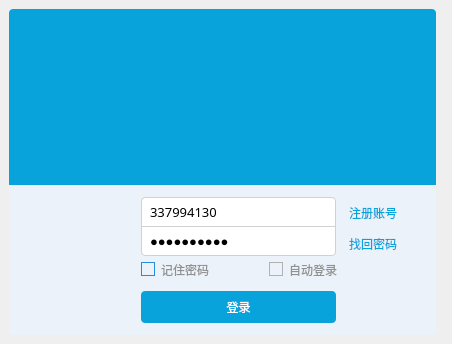
<?xml version="1.0" encoding="UTF-8"?>
<ui version="4.0">
 <class>LoginForm</class>
 <widget class="QWidget" name="LoginForm">
  <property name="enabled">
   <bool>true</bool>
  </property>
  <property name="geometry">
   <rect>
    <x>0</x>
    <y>0</y>
    <width>452</width>
    <height>344</height>
   </rect>
  </property>
  <property name="windowTitle">
   <string>登陆QQ</string>
  </property>
  <property name="windowIcon">
   <iconset>
    <normaloff>:/sys/qlogo.png</normaloff>:/sys/qlogo.png</iconset>
  </property>
  <property name="styleSheet">
   <string notr="true">*{
	font: 75 9pt &quot;微软雅黑&quot;;
}

#LoginForm{
	
	
}

#login_main_widget{
	
	background-color: rgb(255, 170, 127,0);
	border-image: url(:/sys/back.png) 5;
}

#login_top_widget{
	background-color: #09A3DC;
	border-top-left-radius:4px;
	border-top-right-radius:4px;
}


#login_top_widget QLabel{
	border-top-left-radius:4px;
	border-top-right-radius:4px;
}


/*登录信息填写部分总容器*/
#login_con_widget{
	 
	background-color: #EBF2F9;	
	border-bottom-left-radius:4px;
	border-bottom-right-radius:4px;
}

/*输入框基本样式*/
#login_con_widget QLineEdit{
	
	border:1px solid rgb(209,209,209);
	height:28px;
	font-size:10pt;
	padding-left:6px;
	padding-right:6px;
	
}

/*输入框悬停样式*/
#login_con_widget QLineEdit:hover{
	
	border:1px solid rgb(21,131,221)
	
}

/*用户名输入框样式*/
#login_con_widget QLineEdit#lineEdit_un{
	border-top-left-radius:4px;
	border-top-right-radius:4px;
	
}

/*密码输入框基本样式*/
#login_con_widget QLineEdit#lineEdit_pass{
	border-top-width:0px;
	border-bottom-left-radius:4px;
	border-bottom-right-radius:4px;
	background-image: url(:/sys/img/keyborad.png);
	background-repeat:no;
	background-position:right center;
	background-origin: content;
   
}

/*密码输入框在悬停时显示*/
#login_con_widget QLineEdit#lineEdit_pass:hover{
	border-top-width:1px;
}


/*标签基本样式*/
#login_con_widget QLabel{

	color: #09A3DC;
}

/*标签悬停*/
#login_con_widget QLabel:hover{
	color: rgba(9, 163, 220 ,120);
}

/*复选框文字基本样式*/
#login_con_widget QCheckBox{
	color:rgb(145, 145, 145);
}

/*复选框方框部分基本样式*/
#login_con_widget QCheckBox:indicator {
	border:1px solid #B2B2B2;
}

/*复选框方框部分选中样式*/
#login_con_widget QCheckBox:indicator:checked {
	border:1px solid #278CDE;
	background-image: url(:/img/check.png);
}

/*复选框方框部分悬停*/
#login_con_widget QCheckBox:indicator:hover {
	 border:1px solid #278CDE;
}


/*定义头像样式*/
#label_touxiang{
	border-radius:4px;	
	border-image: url(:/img/xnylh.png) 1;
	
}

/*登录按钮样式*/
#pushButton_login{
	border-radius:4px;
	border:none;
	background-color: #09A3DC;
	color:#fff;
}

/*登录按钮鼠标悬停样式*/
#pushButton_login:hover{
	background-color:rgb(60,195,245);
}
</string>
  </property>
  <layout class="QFormLayout" name="formLayout">
   <property name="leftMargin">
    <number>6</number>
   </property>
   <property name="topMargin">
    <number>6</number>
   </property>
   <property name="rightMargin">
    <number>6</number>
   </property>
   <property name="bottomMargin">
    <number>6</number>
   </property>
   <item row="0" column="0">
    <widget class="QWidget" name="login_main_widget" native="true">
     <property name="minimumSize">
      <size>
       <width>433</width>
       <height>332</height>
      </size>
     </property>
     <property name="maximumSize">
      <size>
       <width>433</width>
       <height>332</height>
      </size>
     </property>
     <property name="styleSheet">
      <string notr="true"/>
     </property>
     <layout class="QVBoxLayout" name="verticalLayout_2">
      <property name="spacing">
       <number>0</number>
      </property>
      <property name="leftMargin">
       <number>3</number>
      </property>
      <property name="topMargin">
       <number>3</number>
      </property>
      <property name="rightMargin">
       <number>3</number>
      </property>
      <property name="bottomMargin">
       <number>3</number>
      </property>
      <item>
       <widget class="QWidget" name="login_top_widget" native="true">
        <widget class="QLabel" name="label">
         <property name="geometry">
          <rect>
           <x>0</x>
           <y>0</y>
           <width>430</width>
           <height>176</height>
          </rect>
         </property>
         <property name="text">
          <string/>
         </property>
         <property name="pixmap">
          <pixmap resource="other/pic.qrc">:/img/top.png</pixmap>
         </property>
         <property name="scaledContents">
          <bool>true</bool>
         </property>
        </widget>
        <widget class="QPushButton" name="btnMenu_Min">
         <property name="geometry">
          <rect>
           <x>370</x>
           <y>-2</y>
           <width>30</width>
           <height>25</height>
          </rect>
         </property>
         <property name="text">
          <string/>
         </property>
         <property name="autoDefault">
          <bool>true</bool>
         </property>
         <property name="flat">
          <bool>true</bool>
         </property>
        </widget>
        <widget class="QPushButton" name="btnMenu_func">
         <property name="geometry">
          <rect>
           <x>340</x>
           <y>-2</y>
           <width>30</width>
           <height>25</height>
          </rect>
         </property>
         <property name="text">
          <string/>
         </property>
         <property name="autoDefault">
          <bool>true</bool>
         </property>
         <property name="flat">
          <bool>true</bool>
         </property>
        </widget>
        <widget class="QPushButton" name="btnMenu_Close">
         <property name="geometry">
          <rect>
           <x>400</x>
           <y>-2</y>
           <width>30</width>
           <height>25</height>
          </rect>
         </property>
         <property name="text">
          <string/>
         </property>
         <property name="autoDefault">
          <bool>true</bool>
         </property>
         <property name="flat">
          <bool>true</bool>
         </property>
        </widget>
       </widget>
      </item>
      <item>
       <widget class="QWidget" name="login_con_widget" native="true">
        <property name="minimumSize">
         <size>
          <width>0</width>
          <height>150</height>
         </size>
        </property>
        <property name="maximumSize">
         <size>
          <width>16777215</width>
          <height>150</height>
         </size>
        </property>
        <widget class="QPushButton" name="pushButton_login">
         <property name="geometry">
          <rect>
           <x>132</x>
           <y>106</y>
           <width>195</width>
           <height>32</height>
          </rect>
         </property>
         <property name="minimumSize">
          <size>
           <width>195</width>
           <height>32</height>
          </size>
         </property>
         <property name="text">
          <string>登录</string>
         </property>
        </widget>
        <widget class="QLineEdit" name="lineEdit_pass">
         <property name="geometry">
          <rect>
           <x>132</x>
           <y>42</y>
           <width>195</width>
           <height>29</height>
          </rect>
         </property>
         <property name="font">
          <font>
           <family>微软雅黑</family>
           <pointsize>10</pointsize>
           <weight>9</weight>
           <italic>false</italic>
           <bold>false</bold>
          </font>
         </property>
         <property name="text">
          <string>it's pass?</string>
         </property>
         <property name="echoMode">
          <enum>QLineEdit::Password</enum>
         </property>
        </widget>
        <widget class="QCheckBox" name="checkBox_2">
         <property name="geometry">
          <rect>
           <x>260</x>
           <y>74</y>
           <width>91</width>
           <height>21</height>
          </rect>
         </property>
         <property name="text">
          <string>自动登录</string>
         </property>
         <property name="checked">
          <bool>false</bool>
         </property>
        </widget>
        <widget class="QLineEdit" name="lineEdit_un">
         <property name="geometry">
          <rect>
           <x>132</x>
           <y>12</y>
           <width>195</width>
           <height>30</height>
          </rect>
         </property>
         <property name="font">
          <font>
           <family>微软雅黑</family>
           <pointsize>10</pointsize>
           <weight>9</weight>
           <italic>false</italic>
           <bold>false</bold>
          </font>
         </property>
         <property name="text">
          <string>337994130</string>
         </property>
        </widget>
        <widget class="QLabel" name="label_touxiang">
         <property name="geometry">
          <rect>
           <x>40</x>
           <y>12</y>
           <width>80</width>
           <height>80</height>
          </rect>
         </property>
         <property name="minimumSize">
          <size>
           <width>80</width>
           <height>80</height>
          </size>
         </property>
         <property name="maximumSize">
          <size>
           <width>80</width>
           <height>80</height>
          </size>
         </property>
         <property name="text">
          <string/>
         </property>
         <property name="scaledContents">
          <bool>true</bool>
         </property>
        </widget>
        <widget class="QCheckBox" name="checkBox">
         <property name="geometry">
          <rect>
           <x>132</x>
           <y>74</y>
           <width>91</width>
           <height>21</height>
          </rect>
         </property>
         <property name="text">
          <string>记住密码</string>
         </property>
         <property name="checked">
          <bool>true</bool>
         </property>
         <property name="autoRepeat">
          <bool>true</bool>
         </property>
        </widget>
        <widget class="QLabel" name="label_1">
         <property name="geometry">
          <rect>
           <x>340</x>
           <y>18</y>
           <width>61</width>
           <height>20</height>
          </rect>
         </property>
         <property name="text">
          <string>注册账号</string>
         </property>
        </widget>
        <widget class="QLabel" name="label_2">
         <property name="geometry">
          <rect>
           <x>340</x>
           <y>50</y>
           <width>61</width>
           <height>17</height>
          </rect>
         </property>
         <property name="text">
          <string>找回密码</string>
         </property>
        </widget>
       </widget>
      </item>
     </layout>
    </widget>
   </item>
  </layout>
 </widget>
 <resources>
  <include location="other/pic.qrc"/>
 </resources>
 <connections/>
</ui>
